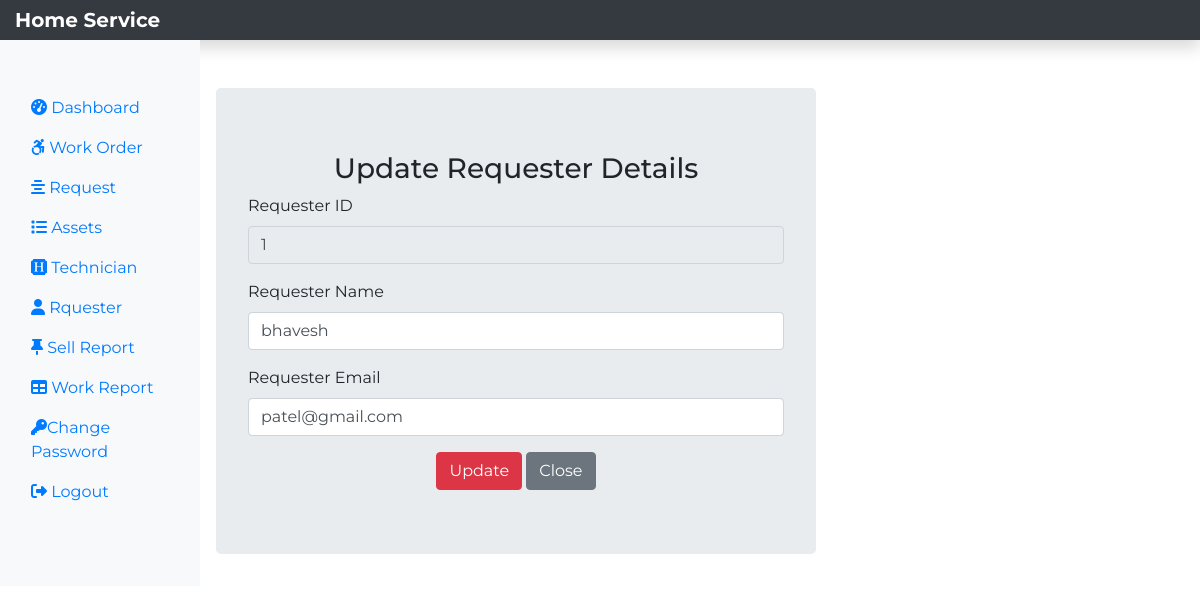
Screenshot of /editreq.php?id=1 (signed in) with the database file from the repository.
### tables this page shows
CREATE TABLE `registration` (
  `r_login_id` int(20) NOT NULL,
  `r_name` varchar(25) NOT NULL,
  `r_email` varchar(30) DEFAULT NULL,
  `r_password` varchar(20) DEFAULT NULL
);

### editreq.php (the view, shortened to what this page needs)
<?php
include('dbconnect.php');
?>
<!DOCTYPE html>
<html lang="en">
<head>
    <link rel="stylesheet" href="style.css">
    <link rel="stylesheet" href="https://cdn.jsdelivr.net/npm/bootstrap@4.3.1/dist/css/bootstrap.min.css">
    <link rel="stylesheet" href="https://cdn.jsdelivr.net/npm/bootstrap@4.3.1/dist/css/bootstrap.min.css">
</head>
<body>
<nav class="navbar navbar-dark fied-top bg-dark flex-md-nowrap p-0 shadow">
   <a class="navbar-brand col-sm-3 col-md-2 mr-0" href="requestprofile.php">Home Service</a></nav>
   <div class="container-fluid">
    <div class="row">
        <nav class="col-sm-2 bg-light sidebar py-5 ">
            <div class="sidebar sticky">
                <ul class="nav flex-column">
                    <li class="nav-item"><a class="nav-link active" href="dashboard.php"><i class="fas fa-tachometer-alt"></i>&nbsp;Dashboard</a></li>
                    <li class="nav-item"><a class="nav-link" href="work.php"><i class="fab fa-accessible-icon"></i>&nbsp;Work Order</a></li>
                    <li class="nav-item"><a class="nav-link" href="req.php"><i class="fas fa-align-center"></i>&nbsp;Request </a></li>
                    <li class="nav-item"><a class="nav-link" href="assets.php"><i class="fas fa-list"></i>&nbsp;Assets</a></li>
                    <li class="nav-item"><a class="nav-link" href="technician.php"><i class="fa-brands fa-hire-a-helper"></i>&nbsp;Technician</a></li>
                    <li class="nav-item"><a class="nav-link" href="rquester.php"><i class="fas fa-user"></i>&nbsp;Rquester</a></li>
                    <li class="nav-item"><a class="nav-link" href="sellreport.php"><i class="fa-solid fa-thumbtack"></i>&nbsp;Sell Report</a></li>
                    <li class="nav-item"><a class="nav-link" href="workreport.php"><i class="fas fa-table"></i>&nbsp;Work Report</a></li>
                    <li class="nav-item"><a class="nav-link" href="changepass.php"><i class="fas fa-key"></i>Change Password</a></li>
                    <li class="nav-item"><a class="nav-link" href="logout.php"><i class="fas fa-sign-out-alt"></i>&nbsp;Logout</a></li>
                </ul>
            </div>
        </nav>
<div class="col-sm-6 mt-5 mx-3 jumbotron">
    <h3 class="text-center">Update Requester Details</h3>
    <?php
     if(isset($_REQUEST['id'])){
        $sql ="SELECT * FROM  registration WHERE r_login_id ={$_REQUEST['id']}";
        $result = $conn->query($sql);
        $row = $result->fetch_assoc();
     }
    ?>
     <form action="<?php $_SELF_PHP ?>" method="POST">
        <div class="form-group">
            <label for="r_login_id">Requester ID</label>
            <input type="text" class="form-control" name="r_login_id" id="r_login_id" Value="<?php if(isset($row['r_login_id'])) { echo $row['r_login_id'];} ?>" readonly>
        </div>
        <div class="form-group">
            <label for="r_name">Requester Name</label>
            <input type="text" class="form-control" name="r_name" id="r_name" Value="<?php if(isset($row['r_name'])) { echo $row['r_name'];} ?>">
        </div>
        <div class="form-group">
            <label for="r_email">Requester Email</label>
            <input type="text" class="form-control" name="r_email" id="r_email" Value="<?php if(isset($row['r_email'])) { echo $row['r_email'];} ?>">
        </div>
        <div class="text-center">
            <button type="submit" class="btn btn-danger" id="requpdate" name="requpdate">Update</button>
            <a href="rquester.php" class="btn btn-secondary">Close</a>
        </div>
     </form>
</div>
        </div>
   </div>
</body>
</html>

### style.css (style rules this page uses)
* { margin: 0; padding: 0; box-sizing: border-box; font-family: 'Montserrat', sans-serif; }
.navbar-brand { font-weight: bold; }

### rows the page displays
registration: r_login_id "1", r_name "bhavesh", r_email "patel@gmail.com"
